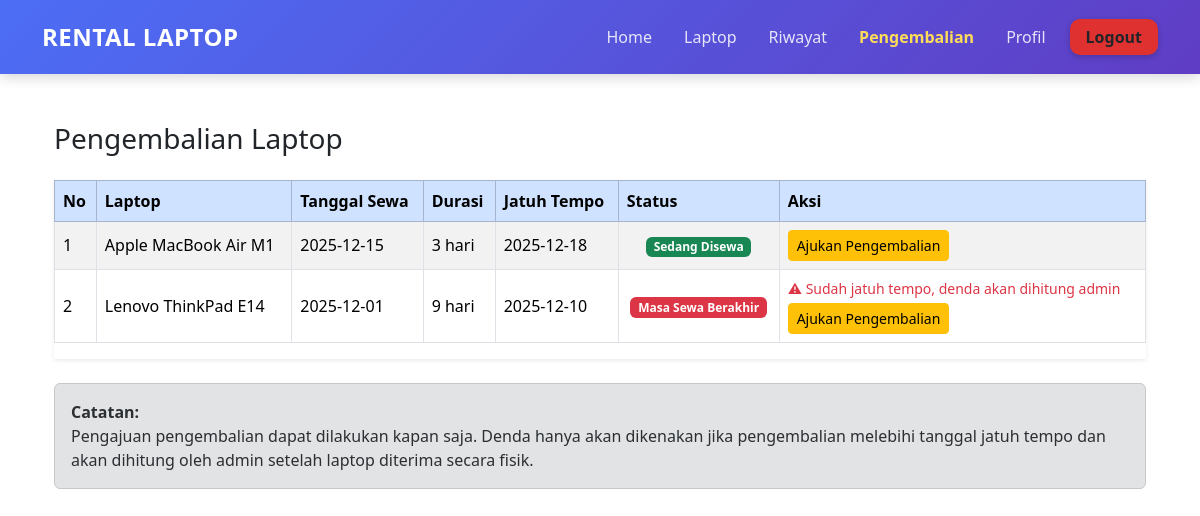
The app's page /user/pengembalian.php (signed in), older data.
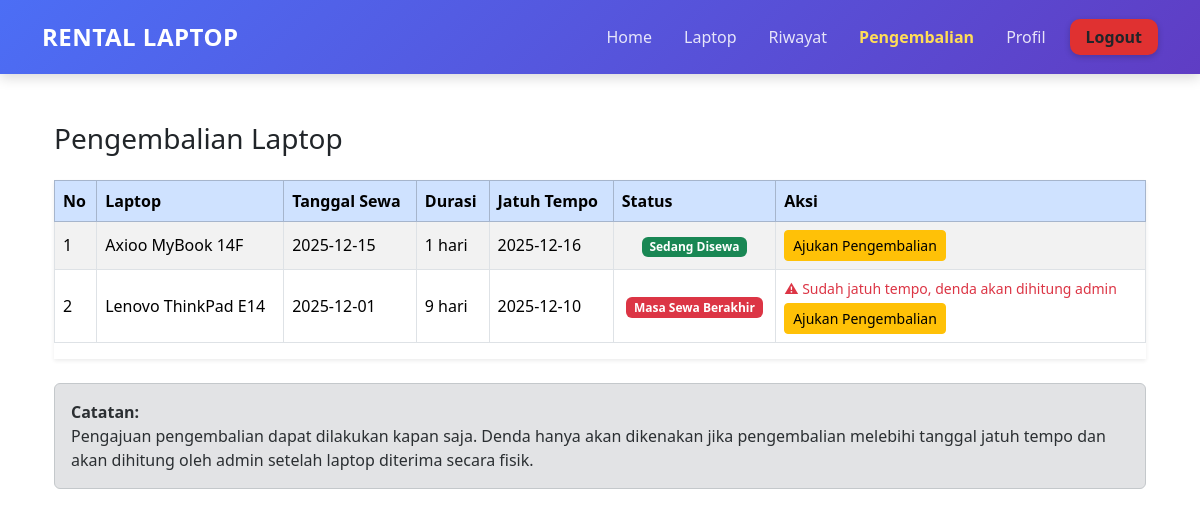
The same page, newer data.
### tables this page shows
CREATE TABLE `tb_pesanan` (
  `id_pesanan` int NOT NULL AUTO_INCREMENT,
  `id_laptop` int NOT NULL,
  `id_user` int NOT NULL,
  `tanggal_sewa` date NOT NULL,
  `durasi` int NOT NULL,
  `total_harga` int NOT NULL,
  `status` enum('Menunggu','Menunggu Pembayaran','Menunggu Konfirmasi','Disetujui','Ditolak','Masa Sewa Berakhir','Menunggu Pengembalian','Selesai','Ditolak Pembayaran','Dibatalkan') NOT NULL,
  `bukti` varchar(255) DEFAULT NULL,
  `metode_bayar` varchar(20) DEFAULT NULL,
  `rekening_tujuan` varchar(50) DEFAULT NULL,
  `is_locked` tinyint(1) DEFAULT '0',
  PRIMARY KEY (`id_pesanan`),
  KEY `id_laptop` (`id_laptop`),
  KEY `id_user` (`id_user`),
  CONSTRAINT `tb_pesanan_ibfk_1` FOREIGN KEY (`id_laptop`) REFERENCES `tb_laptop` (`id_laptop`) ON DELETE RESTRICT ON UPDATE RESTRICT,
  CONSTRAINT `tb_pesanan_ibfk_2` FOREIGN KEY (`id_user`) REFERENCES `tb_user` (`id_user`) ON DELETE RESTRICT ON UPDATE RESTRICT
);

CREATE TABLE `tb_laptop` (
  `id_laptop` int NOT NULL AUTO_INCREMENT,
  `nama` varchar(100) NOT NULL,
  `foto` varchar(255) DEFAULT NULL,
  `spesifikasi` text NOT NULL,
  `harga_per_hari` int DEFAULT NULL,
  `stok` int NOT NULL,
  `status` enum('Tersedia','Disewa') NOT NULL,
  `harga` int NOT NULL,
  PRIMARY KEY (`id_laptop`)
);

### user/pengembalian.php (the view, shortened to what this page needs)
<?php
require "../config/database.php";
$id_user = $_SESSION["id_user"];
mysqli_query($conn, "
    UPDATE tb_pesanan
    SET status = 'Masa Sewa Berakhir'
    WHERE id_user = '$id_user'
    AND status = 'Disetujui'
    AND DATE_ADD(tanggal_sewa, INTERVAL durasi DAY) < CURDATE()
");
$sql = "
    SELECT
        p.id_pesanan,
        p.tanggal_sewa,
        p.durasi,
        p.status,
        l.nama AS nama_laptop
    FROM tb_pesanan p
    JOIN tb_laptop l ON p.id_laptop = l.id_laptop
    WHERE p.id_user='$id_user'
    AND p.status IN ('Disetujui', 'Masa Sewa Berakhir')
    ORDER BY p.id_pesanan DESC
";
$data = $conn->query($sql);
?>
<!DOCTYPE html>
<html lang="id">
<head>
    <link href="https://cdn.jsdelivr.net/npm/bootstrap@5.3.2/dist/css/bootstrap.min.css" rel="stylesheet">
</head>
<body>
<?php require "../assets/user-header.php"; ?>
<div class="container mt-5">
    <h3 class="mb-4">Pengembalian Laptop</h3>
    <div class="table-responsive shadow-sm">
        <table class="table table-bordered table-striped align-middle">
            <thead class="table-primary">
                <tr>
                    <th>No</th>
                    <th>Laptop</th>
                    <th>Tanggal Sewa</th>
                    <th>Durasi</th>
                    <th>Jatuh Tempo</th>
                    <th>Status</th>
                    <th>Aksi</th>
                </tr>
            </thead>
            <tbody>
            <?php
            $no = 1;
            if ($data->num_rows == 0): ?>
                <tr>
                    <td colspan="7" class="text-center py-4 text-muted">
                        Tidak ada laptop yang sedang disewa.
                    </td>
                </tr>
            <?php else: ?>
                <?php foreach ($data as $p): ?>
                    <?php
                        $jatuh_tempo = date('Y-m-d', strtotime($p['tanggal_sewa'] . " + {$p['durasi']} days"));
                    ?>
                    <tr>
                        <td><?= $no++; ?></td>
                        <td><?= $p['nama_laptop']; ?></td>
                        <td><?= $p['tanggal_sewa']; ?></td>
                        <td><?= $p['durasi']; ?> hari</td>
                        <td><?= $jatuh_tempo; ?></td>
                        <td class="text-center">
                            <?php if ($p['status'] == 'Masa Sewa Berakhir'): ?>
                                <span class="badge bg-danger">Masa Sewa Berakhir</span>
                            <?php else: ?>
                                <span class="badge bg-success">Sedang Disewa</span>
                            <?php endif; ?>
                        </td>
                        <td>
                            <form method="POST" onsubmit="return confirm('Yakin ingin mengajukan pengembalian?');">
                                <?php if ($p['status'] == 'Masa Sewa Berakhir'): ?>
                                    <div class="text-danger small mb-1">
                                        ⚠ Sudah jatuh tempo, denda akan dihitung admin
                                    </div>
                                <?php endif; ?>
                                <button type="submit" name="ajukan" class="btn btn-warning btn-sm">
                                    Ajukan Pengembalian
                                </button>
                            </form>
                        </td>
                    </tr>
                <?php endforeach; ?>
            <?php endif; ?>
            </tbody>
        </table>
    </div>
    <div class="alert alert-secondary mt-4">
        <strong>Catatan:</strong><br>
        Pengajuan pengembalian dapat dilakukan kapan saja.
        Denda hanya akan dikenakan jika pengembalian melebihi tanggal jatuh tempo
        dan akan dihitung oleh admin setelah laptop diterima secara fisik.
    </div>
</div>
</body>
</html>

Row changes from the older to the newer data that the page shows:
no longer on this page (row edited): tb_pesanan: id_laptop.nama "Apple MacBook Air M1", tanggal_sewa "2025-12-15", durasi "3", jatuh_tempo "2025-12-18", status "Sedang Disewa"
added tb_pesanan: id_laptop.nama "Axioo MyBook 14F", tanggal_sewa "2025-12-15", durasi "1", jatuh_tempo "2025-12-16", status "Sedang Disewa"
